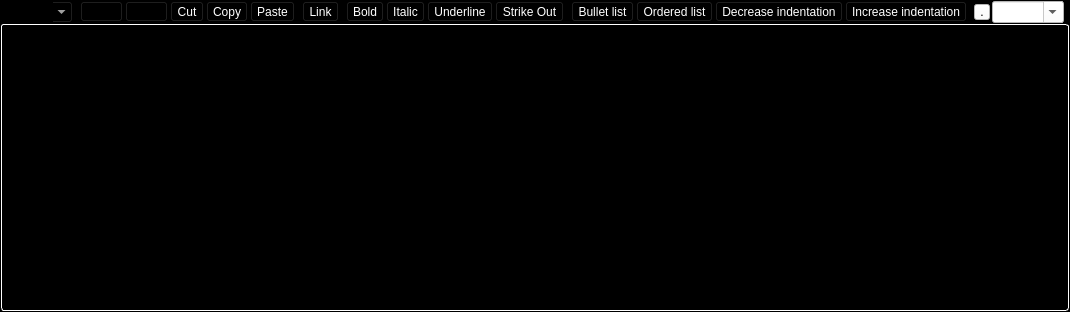
<?xml version="1.0" encoding="UTF-8"?>
<ui version="4.0">
 <class>MRichTextEdit</class>
 <widget class="QWidget" name="MRichTextEdit">
  <property name="geometry">
   <rect>
    <x>0</x>
    <y>0</y>
    <width>819</width>
    <height>312</height>
   </rect>
  </property>
  <property name="palette">
   <palette>
    <active>
     <colorrole role="WindowText">
      <brush brushstyle="SolidPattern">
       <color alpha="255">
        <red>255</red>
        <green>255</green>
        <blue>255</blue>
       </color>
      </brush>
     </colorrole>
     <colorrole role="Button">
      <brush brushstyle="SolidPattern">
       <color alpha="255">
        <red>0</red>
        <green>0</green>
        <blue>0</blue>
       </color>
      </brush>
     </colorrole>
     <colorrole role="Light">
      <brush brushstyle="SolidPattern">
       <color alpha="255">
        <red>0</red>
        <green>0</green>
        <blue>0</blue>
       </color>
      </brush>
     </colorrole>
     <colorrole role="Midlight">
      <brush brushstyle="SolidPattern">
       <color alpha="255">
        <red>0</red>
        <green>0</green>
        <blue>0</blue>
       </color>
      </brush>
     </colorrole>
     <colorrole role="Dark">
      <brush brushstyle="SolidPattern">
       <color alpha="255">
        <red>0</red>
        <green>0</green>
        <blue>0</blue>
       </color>
      </brush>
     </colorrole>
     <colorrole role="Mid">
      <brush brushstyle="SolidPattern">
       <color alpha="255">
        <red>0</red>
        <green>0</green>
        <blue>0</blue>
       </color>
      </brush>
     </colorrole>
     <colorrole role="Text">
      <brush brushstyle="SolidPattern">
       <color alpha="255">
        <red>255</red>
        <green>255</green>
        <blue>255</blue>
       </color>
      </brush>
     </colorrole>
     <colorrole role="BrightText">
      <brush brushstyle="SolidPattern">
       <color alpha="255">
        <red>255</red>
        <green>255</green>
        <blue>255</blue>
       </color>
      </brush>
     </colorrole>
     <colorrole role="ButtonText">
      <brush brushstyle="SolidPattern">
       <color alpha="255">
        <red>255</red>
        <green>255</green>
        <blue>255</blue>
       </color>
      </brush>
     </colorrole>
     <colorrole role="Base">
      <brush brushstyle="SolidPattern">
       <color alpha="255">
        <red>0</red>
        <green>0</green>
        <blue>0</blue>
       </color>
      </brush>
     </colorrole>
     <colorrole role="Window">
      <brush brushstyle="SolidPattern">
       <color alpha="255">
        <red>0</red>
        <green>0</green>
        <blue>0</blue>
       </color>
      </brush>
     </colorrole>
     <colorrole role="Shadow">
      <brush brushstyle="SolidPattern">
       <color alpha="255">
        <red>0</red>
        <green>0</green>
        <blue>0</blue>
       </color>
      </brush>
     </colorrole>
     <colorrole role="AlternateBase">
      <brush brushstyle="SolidPattern">
       <color alpha="255">
        <red>0</red>
        <green>0</green>
        <blue>0</blue>
       </color>
      </brush>
     </colorrole>
     <colorrole role="ToolTipBase">
      <brush brushstyle="SolidPattern">
       <color alpha="255">
        <red>255</red>
        <green>255</green>
        <blue>220</blue>
       </color>
      </brush>
     </colorrole>
     <colorrole role="ToolTipText">
      <brush brushstyle="SolidPattern">
       <color alpha="255">
        <red>0</red>
        <green>0</green>
        <blue>0</blue>
       </color>
      </brush>
     </colorrole>
    </active>
    <inactive>
     <colorrole role="WindowText">
      <brush brushstyle="SolidPattern">
       <color alpha="255">
        <red>255</red>
        <green>255</green>
        <blue>255</blue>
       </color>
      </brush>
     </colorrole>
     <colorrole role="Button">
      <brush brushstyle="SolidPattern">
       <color alpha="255">
        <red>0</red>
        <green>0</green>
        <blue>0</blue>
       </color>
      </brush>
     </colorrole>
     <colorrole role="Light">
      <brush brushstyle="SolidPattern">
       <color alpha="255">
        <red>0</red>
        <green>0</green>
        <blue>0</blue>
       </color>
      </brush>
     </colorrole>
     <colorrole role="Midlight">
      <brush brushstyle="SolidPattern">
       <color alpha="255">
        <red>0</red>
        <green>0</green>
        <blue>0</blue>
       </color>
      </brush>
     </colorrole>
     <colorrole role="Dark">
      <brush brushstyle="SolidPattern">
       <color alpha="255">
        <red>0</red>
        <green>0</green>
        <blue>0</blue>
       </color>
      </brush>
     </colorrole>
     <colorrole role="Mid">
      <brush brushstyle="SolidPattern">
       <color alpha="255">
        <red>0</red>
        <green>0</green>
        <blue>0</blue>
       </color>
      </brush>
     </colorrole>
     <colorrole role="Text">
      <brush brushstyle="SolidPattern">
       <color alpha="255">
        <red>255</red>
        <green>255</green>
        <blue>255</blue>
       </color>
      </brush>
     </colorrole>
     <colorrole role="BrightText">
      <brush brushstyle="SolidPattern">
       <color alpha="255">
        <red>255</red>
        <green>255</green>
        <blue>255</blue>
       </color>
      </brush>
     </colorrole>
     <colorrole role="ButtonText">
      <brush brushstyle="SolidPattern">
       <color alpha="255">
        <red>255</red>
        <green>255</green>
        <blue>255</blue>
       </color>
      </brush>
     </colorrole>
     <colorrole role="Base">
      <brush brushstyle="SolidPattern">
       <color alpha="255">
        <red>0</red>
        <green>0</green>
        <blue>0</blue>
       </color>
      </brush>
     </colorrole>
     <colorrole role="Window">
      <brush brushstyle="SolidPattern">
       <color alpha="255">
        <red>0</red>
        <green>0</green>
        <blue>0</blue>
       </color>
      </brush>
     </colorrole>
     <colorrole role="Shadow">
      <brush brushstyle="SolidPattern">
       <color alpha="255">
        <red>0</red>
        <green>0</green>
        <blue>0</blue>
       </color>
      </brush>
     </colorrole>
     <colorrole role="AlternateBase">
      <brush brushstyle="SolidPattern">
       <color alpha="255">
        <red>0</red>
        <green>0</green>
        <blue>0</blue>
       </color>
      </brush>
     </colorrole>
     <colorrole role="ToolTipBase">
      <brush brushstyle="SolidPattern">
       <color alpha="255">
        <red>255</red>
        <green>255</green>
        <blue>220</blue>
       </color>
      </brush>
     </colorrole>
     <colorrole role="ToolTipText">
      <brush brushstyle="SolidPattern">
       <color alpha="255">
        <red>0</red>
        <green>0</green>
        <blue>0</blue>
       </color>
      </brush>
     </colorrole>
    </inactive>
    <disabled>
     <colorrole role="WindowText">
      <brush brushstyle="SolidPattern">
       <color alpha="255">
        <red>0</red>
        <green>0</green>
        <blue>0</blue>
       </color>
      </brush>
     </colorrole>
     <colorrole role="Button">
      <brush brushstyle="SolidPattern">
       <color alpha="255">
        <red>0</red>
        <green>0</green>
        <blue>0</blue>
       </color>
      </brush>
     </colorrole>
     <colorrole role="Light">
      <brush brushstyle="SolidPattern">
       <color alpha="255">
        <red>0</red>
        <green>0</green>
        <blue>0</blue>
       </color>
      </brush>
     </colorrole>
     <colorrole role="Midlight">
      <brush brushstyle="SolidPattern">
       <color alpha="255">
        <red>0</red>
        <green>0</green>
        <blue>0</blue>
       </color>
      </brush>
     </colorrole>
     <colorrole role="Dark">
      <brush brushstyle="SolidPattern">
       <color alpha="255">
        <red>0</red>
        <green>0</green>
        <blue>0</blue>
       </color>
      </brush>
     </colorrole>
     <colorrole role="Mid">
      <brush brushstyle="SolidPattern">
       <color alpha="255">
        <red>0</red>
        <green>0</green>
        <blue>0</blue>
       </color>
      </brush>
     </colorrole>
     <colorrole role="Text">
      <brush brushstyle="SolidPattern">
       <color alpha="255">
        <red>0</red>
        <green>0</green>
        <blue>0</blue>
       </color>
      </brush>
     </colorrole>
     <colorrole role="BrightText">
      <brush brushstyle="SolidPattern">
       <color alpha="255">
        <red>255</red>
        <green>255</green>
        <blue>255</blue>
       </color>
      </brush>
     </colorrole>
     <colorrole role="ButtonText">
      <brush brushstyle="SolidPattern">
       <color alpha="255">
        <red>0</red>
        <green>0</green>
        <blue>0</blue>
       </color>
      </brush>
     </colorrole>
     <colorrole role="Base">
      <brush brushstyle="SolidPattern">
       <color alpha="255">
        <red>0</red>
        <green>0</green>
        <blue>0</blue>
       </color>
      </brush>
     </colorrole>
     <colorrole role="Window">
      <brush brushstyle="SolidPattern">
       <color alpha="255">
        <red>0</red>
        <green>0</green>
        <blue>0</blue>
       </color>
      </brush>
     </colorrole>
     <colorrole role="Shadow">
      <brush brushstyle="SolidPattern">
       <color alpha="255">
        <red>0</red>
        <green>0</green>
        <blue>0</blue>
       </color>
      </brush>
     </colorrole>
     <colorrole role="AlternateBase">
      <brush brushstyle="SolidPattern">
       <color alpha="255">
        <red>0</red>
        <green>0</green>
        <blue>0</blue>
       </color>
      </brush>
     </colorrole>
     <colorrole role="ToolTipBase">
      <brush brushstyle="SolidPattern">
       <color alpha="255">
        <red>255</red>
        <green>255</green>
        <blue>220</blue>
       </color>
      </brush>
     </colorrole>
     <colorrole role="ToolTipText">
      <brush brushstyle="SolidPattern">
       <color alpha="255">
        <red>0</red>
        <green>0</green>
        <blue>0</blue>
       </color>
      </brush>
     </colorrole>
    </disabled>
   </palette>
  </property>
  <property name="windowTitle">
   <string notr="true"/>
  </property>
  <layout class="QVBoxLayout" name="verticalLayout">
   <property name="spacing">
    <number>1</number>
   </property>
   <property name="margin">
    <number>1</number>
   </property>
   <item>
    <widget class="QWidget" name="f_toolbar" native="true">
     <layout class="QHBoxLayout" name="horizontalLayout">
      <property name="spacing">
       <number>2</number>
      </property>
      <property name="margin">
       <number>0</number>
      </property>
      <item>
       <widget class="QComboBox" name="f_paragraph">
        <property name="focusPolicy">
         <enum>Qt::ClickFocus</enum>
        </property>
        <property name="toolTip">
         <string>Paragraph formatting</string>
        </property>
        <property name="editable">
         <bool>true</bool>
        </property>
       </widget>
      </item>
      <item>
       <widget class="Line" name="line_4">
        <property name="orientation">
         <enum>Qt::Vertical</enum>
        </property>
       </widget>
      </item>
      <item>
       <widget class="QToolButton" name="f_undo">
        <property name="enabled">
         <bool>false</bool>
        </property>
        <property name="focusPolicy">
         <enum>Qt::ClickFocus</enum>
        </property>
        <property name="toolTip">
         <string>Undo (CTRL+Z)</string>
        </property>
        <property name="text">
         <string>Undo</string>
        </property>
        <property name="icon">
         <iconset theme="edit-undo">
          <normaloff/>
         </iconset>
        </property>
        <property name="iconSize">
         <size>
          <width>16</width>
          <height>16</height>
         </size>
        </property>
       </widget>
      </item>
      <item>
       <widget class="QToolButton" name="f_redo">
        <property name="enabled">
         <bool>false</bool>
        </property>
        <property name="focusPolicy">
         <enum>Qt::ClickFocus</enum>
        </property>
        <property name="toolTip">
         <string>Redo</string>
        </property>
        <property name="text">
         <string>Redo</string>
        </property>
        <property name="icon">
         <iconset theme="edit-redo">
          <normaloff/>
         </iconset>
        </property>
        <property name="iconSize">
         <size>
          <width>16</width>
          <height>16</height>
         </size>
        </property>
       </widget>
      </item>
      <item>
       <widget class="QToolButton" name="f_cut">
        <property name="focusPolicy">
         <enum>Qt::ClickFocus</enum>
        </property>
        <property name="toolTip">
         <string>Cut (CTRL+X)</string>
        </property>
        <property name="text">
         <string>Cut</string>
        </property>
        <property name="icon">
         <iconset theme="edit-cut">
          <normaloff/>
         </iconset>
        </property>
        <property name="iconSize">
         <size>
          <width>16</width>
          <height>16</height>
         </size>
        </property>
       </widget>
      </item>
      <item>
       <widget class="QToolButton" name="f_copy">
        <property name="focusPolicy">
         <enum>Qt::ClickFocus</enum>
        </property>
        <property name="toolTip">
         <string>Copy (CTRL+C)</string>
        </property>
        <property name="text">
         <string>Copy</string>
        </property>
        <property name="icon">
         <iconset theme="edit-copy">
          <normaloff/>
         </iconset>
        </property>
        <property name="iconSize">
         <size>
          <width>16</width>
          <height>16</height>
         </size>
        </property>
       </widget>
      </item>
      <item>
       <widget class="QToolButton" name="f_paste">
        <property name="focusPolicy">
         <enum>Qt::ClickFocus</enum>
        </property>
        <property name="toolTip">
         <string>Paste (CTRL+V)</string>
        </property>
        <property name="text">
         <string>Paste</string>
        </property>
        <property name="icon">
         <iconset theme="edit-paste">
          <normaloff/>
         </iconset>
        </property>
        <property name="iconSize">
         <size>
          <width>16</width>
          <height>16</height>
         </size>
        </property>
       </widget>
      </item>
      <item>
       <widget class="Line" name="line">
        <property name="orientation">
         <enum>Qt::Vertical</enum>
        </property>
       </widget>
      </item>
      <item>
       <widget class="QToolButton" name="f_link">
        <property name="focusPolicy">
         <enum>Qt::ClickFocus</enum>
        </property>
        <property name="toolTip">
         <string>Link (CTRL+L)</string>
        </property>
        <property name="text">
         <string>Link</string>
        </property>
        <property name="icon">
         <iconset theme="applications-internet">
          <normaloff/>
         </iconset>
        </property>
        <property name="iconSize">
         <size>
          <width>16</width>
          <height>16</height>
         </size>
        </property>
        <property name="checkable">
         <bool>true</bool>
        </property>
       </widget>
      </item>
      <item>
       <widget class="Line" name="line_3">
        <property name="orientation">
         <enum>Qt::Vertical</enum>
        </property>
       </widget>
      </item>
      <item>
       <widget class="QToolButton" name="f_bold">
        <property name="focusPolicy">
         <enum>Qt::ClickFocus</enum>
        </property>
        <property name="toolTip">
         <string notr="true">Bold (CTRL+B)</string>
        </property>
        <property name="text">
         <string>Bold</string>
        </property>
        <property name="icon">
         <iconset theme="format-text-bold">
          <normaloff/>
         </iconset>
        </property>
        <property name="iconSize">
         <size>
          <width>16</width>
          <height>16</height>
         </size>
        </property>
        <property name="checkable">
         <bool>true</bool>
        </property>
       </widget>
      </item>
      <item>
       <widget class="QToolButton" name="f_italic">
        <property name="focusPolicy">
         <enum>Qt::ClickFocus</enum>
        </property>
        <property name="toolTip">
         <string>Italic (CTRL+I)</string>
        </property>
        <property name="text">
         <string>Italic</string>
        </property>
        <property name="icon">
         <iconset theme="format-text-italic">
          <normaloff/>
         </iconset>
        </property>
        <property name="iconSize">
         <size>
          <width>16</width>
          <height>16</height>
         </size>
        </property>
        <property name="checkable">
         <bool>true</bool>
        </property>
       </widget>
      </item>
      <item>
       <widget class="QToolButton" name="f_underline">
        <property name="focusPolicy">
         <enum>Qt::ClickFocus</enum>
        </property>
        <property name="toolTip">
         <string>Underline (CTRL+U)</string>
        </property>
        <property name="text">
         <string>Underline</string>
        </property>
        <property name="icon">
         <iconset theme="format-text-underline">
          <normaloff/>
         </iconset>
        </property>
        <property name="iconSize">
         <size>
          <width>16</width>
          <height>16</height>
         </size>
        </property>
        <property name="checkable">
         <bool>true</bool>
        </property>
       </widget>
      </item>
      <item>
       <widget class="QToolButton" name="f_strikeout">
        <property name="text">
         <string>Strike Out</string>
        </property>
        <property name="checkable">
         <bool>true</bool>
        </property>
       </widget>
      </item>
      <item>
       <widget class="Line" name="line_5">
        <property name="orientation">
         <enum>Qt::Vertical</enum>
        </property>
       </widget>
      </item>
      <item>
       <widget class="QToolButton" name="f_list_bullet">
        <property name="focusPolicy">
         <enum>Qt::ClickFocus</enum>
        </property>
        <property name="toolTip">
         <string>Bullet list (CTRL+-)</string>
        </property>
        <property name="text">
         <string>Bullet list</string>
        </property>
        <property name="iconSize">
         <size>
          <width>16</width>
          <height>16</height>
         </size>
        </property>
        <property name="checkable">
         <bool>true</bool>
        </property>
       </widget>
      </item>
      <item>
       <widget class="QToolButton" name="f_list_ordered">
        <property name="focusPolicy">
         <enum>Qt::ClickFocus</enum>
        </property>
        <property name="toolTip">
         <string>Ordered list (CTRL+=)</string>
        </property>
        <property name="text">
         <string>Ordered list</string>
        </property>
        <property name="iconSize">
         <size>
          <width>16</width>
          <height>16</height>
         </size>
        </property>
        <property name="checkable">
         <bool>true</bool>
        </property>
       </widget>
      </item>
      <item>
       <widget class="QToolButton" name="f_indent_dec">
        <property name="focusPolicy">
         <enum>Qt::ClickFocus</enum>
        </property>
        <property name="toolTip">
         <string>Decrease indentation (CTRL+,)</string>
        </property>
        <property name="text">
         <string>Decrease indentation</string>
        </property>
        <property name="icon">
         <iconset theme="format-indent-less">
          <normaloff/>
         </iconset>
        </property>
        <property name="iconSize">
         <size>
          <width>16</width>
          <height>16</height>
         </size>
        </property>
       </widget>
      </item>
      <item>
       <widget class="QToolButton" name="f_indent_inc">
        <property name="focusPolicy">
         <enum>Qt::ClickFocus</enum>
        </property>
        <property name="toolTip">
         <string>Increase indentation (CTRL+.)</string>
        </property>
        <property name="text">
         <string>Increase indentation</string>
        </property>
        <property name="icon">
         <iconset theme="format-indent-more">
          <normaloff/>
         </iconset>
        </property>
        <property name="iconSize">
         <size>
          <width>16</width>
          <height>16</height>
         </size>
        </property>
       </widget>
      </item>
      <item>
       <widget class="Line" name="line_2">
        <property name="orientation">
         <enum>Qt::Vertical</enum>
        </property>
       </widget>
      </item>
      <item>
       <widget class="QToolButton" name="f_bgcolor">
        <property name="minimumSize">
         <size>
          <width>16</width>
          <height>16</height>
         </size>
        </property>
        <property name="maximumSize">
         <size>
          <width>16</width>
          <height>16</height>
         </size>
        </property>
        <property name="focusPolicy">
         <enum>Qt::ClickFocus</enum>
        </property>
        <property name="toolTip">
         <string>Text background color</string>
        </property>
        <property name="styleSheet">
         <string notr="true">background-color: rgb(255, 255, 255);
color: rgb(0, 0, 0);</string>
        </property>
        <property name="text">
         <string>.</string>
        </property>
        <property name="iconSize">
         <size>
          <width>16</width>
          <height>16</height>
         </size>
        </property>
       </widget>
      </item>
      <item>
       <widget class="QComboBox" name="f_fontsize">
        <property name="focusPolicy">
         <enum>Qt::ClickFocus</enum>
        </property>
        <property name="toolTip">
         <string>Font size</string>
        </property>
        <property name="styleSheet">
         <string notr="true">background-color: rgb(255, 255, 255);
color: rgb(0, 0, 0);</string>
        </property>
        <property name="editable">
         <bool>true</bool>
        </property>
       </widget>
      </item>
      <item>
       <widget class="Line" name="line_6">
        <property name="orientation">
         <enum>Qt::Vertical</enum>
        </property>
       </widget>
      </item>
      <item>
       <spacer name="horizontalSpacer">
        <property name="orientation">
         <enum>Qt::Horizontal</enum>
        </property>
        <property name="sizeHint" stdset="0">
         <size>
          <width>40</width>
          <height>20</height>
         </size>
        </property>
       </spacer>
      </item>
     </layout>
     <zorder>f_paragraph</zorder>
     <zorder>line_4</zorder>
     <zorder>f_undo</zorder>
     <zorder>f_redo</zorder>
     <zorder>f_cut</zorder>
     <zorder>f_copy</zorder>
     <zorder>f_paste</zorder>
     <zorder>line</zorder>
     <zorder>f_link</zorder>
     <zorder>line_3</zorder>
     <zorder>f_italic</zorder>
     <zorder>f_underline</zorder>
     <zorder>line_2</zorder>
     <zorder>f_fontsize</zorder>
     <zorder>line_5</zorder>
     <zorder>f_list_bullet</zorder>
     <zorder>f_list_ordered</zorder>
     <zorder>f_indent_dec</zorder>
     <zorder>f_indent_inc</zorder>
     <zorder>f_bold</zorder>
     <zorder>f_bgcolor</zorder>
     <zorder>f_strikeout</zorder>
     <zorder>line_6</zorder>
    </widget>
   </item>
   <item>
    <widget class="QTextEdit" name="f_textedit">
     <property name="styleSheet">
      <string notr="true">background: rgb(0,0,0); color: rgb(255,255,255); border: 1px inset white; border-radius: 3px; margin: 0px;</string>
     </property>
     <property name="autoFormatting">
      <set>QTextEdit::AutoNone</set>
     </property>
     <property name="tabChangesFocus">
      <bool>true</bool>
     </property>
    </widget>
   </item>
  </layout>
 </widget>
 <resources/>
 <connections/>
</ui>
